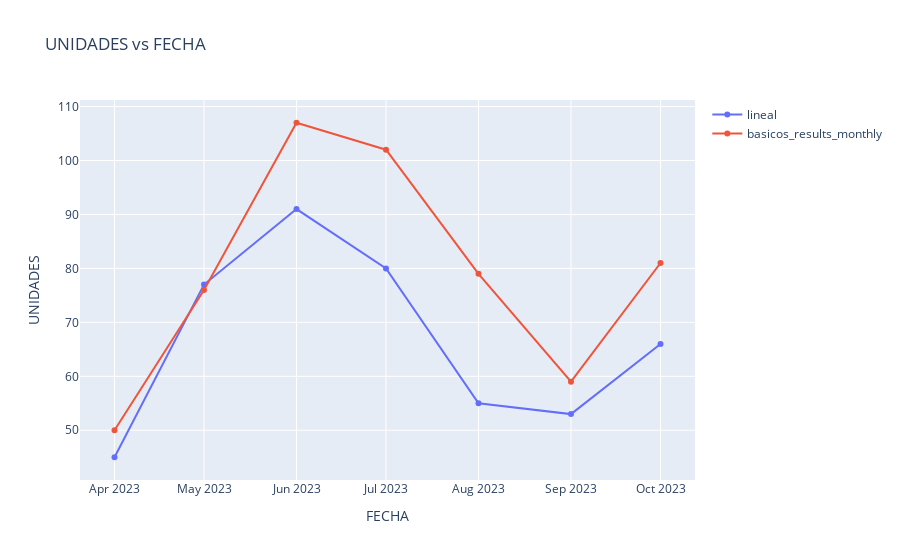

Source (notebook cell):
### Code cell
import plotly.graph_objs as go

# Assuming df_model and basicos_results_monthly are your DataFrames
fig = go.Figure()

# Add a trace for the UNIDADES column of df_model
fig.add_trace(
    go.Scatter(x=basicos_results_Linear.index, y=basicos_results_Linear['predicted_sales'], name='lineal')
)

# Add a trace for the UNIDADES column of basicos_results_monthly
fig.add_trace(
    go.Scatter(x=basicos_results_monthly.index, y=basicos_results_monthly['UNIDADES'], name='basicos_results_monthly')
)

# Set the title and axis labels
fig.update_layout(
    title='UNIDADES vs FECHA',
    xaxis_title='FECHA',
    yaxis_title='UNIDADES'
)

# Show the plot
fig.show()

### Figure 1 — Plotly figure (JSON) as saved in the notebook; plotly's stock layout.template omitted (floating-point values rounded to 4 significant figures)
{"data": [{"name": "lineal", "type": "scatter", "x": ["2023-04-01T00:00:00", "2023-05-01T00:00:00", "2023-06-01T00:00:00", "2023-07-01T00:00:00", "2023-08-01T00:00:00", "2023-09-01T00:00:00", "2023-10-01T00:00:00"], "y": [45, 77, 91, 80, 55, 53, 66]}, {"name": "basicos_results_monthly", "type": "scatter", "x": ["2023-04-01T00:00:00", "2023-05-01T00:00:00", "2023-06-01T00:00:00", "2023-07-01T00:00:00", "2023-08-01T00:00:00", "2023-09-01T00:00:00", "2023-10-01T00:00:00"], "y": [50, 76, 107, 102, 79, 59, 81]}], "layout": {"title": {"text": "UNIDADES vs FECHA"}, "xaxis": {"title": {"text": "FECHA"}}, "yaxis": {"title": {"text": "UNIDADES"}}}}
